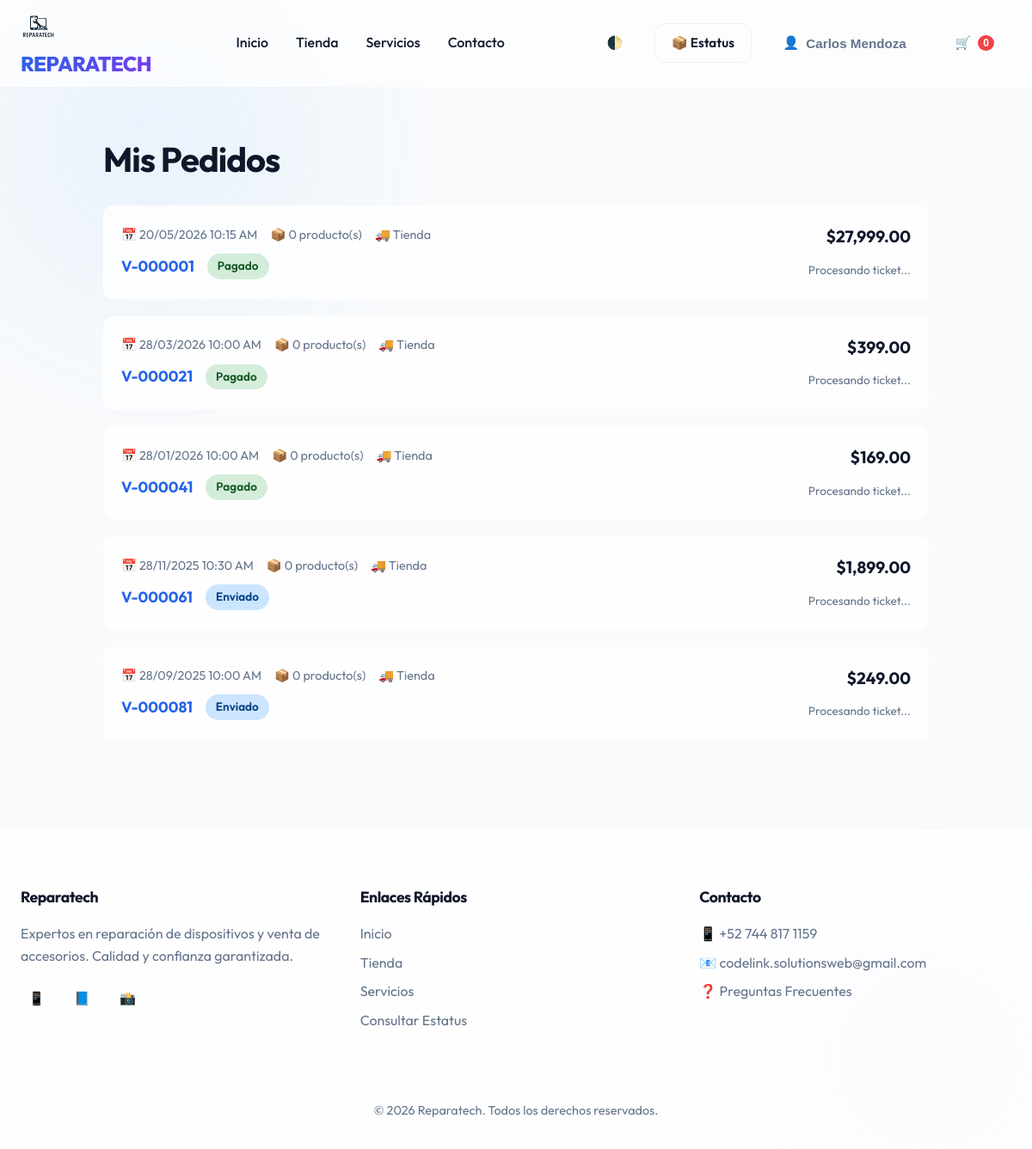
The page /reparatech/php/mis_pedidos.php (signed in) on the database its author committed.
### tables this page shows
CREATE TABLE IF NOT EXISTS pedidos (
  id_pedido INT AUTO_INCREMENT PRIMARY KEY,
  id_cliente INT NOT NULL,
  fecha TIMESTAMP DEFAULT CURRENT_TIMESTAMP,
  total DECIMAL(10,2) DEFAULT 0.00,
  estatus ENUM('Pendiente','Pagado','Enviado','Cancelado') DEFAULT 'Pendiente',
  FOREIGN KEY (id_cliente) REFERENCES clientes(id_cliente) ON DELETE CASCADE
);

### reparatech/php/mis_pedidos.php (the view, shortened to what this page needs)
<?php
require 'db.php';
$id_usuario = $_SESSION['usuario_id'];
$stmt = $pdo->prepare('
    SELECT p.*, count(dp.id_producto) as num_items
    FROM pedidos p
    LEFT JOIN detalle_pedido dp ON p.id_pedido = dp.id_pedido
    WHERE p.id_cliente = ?
    GROUP BY p.id_pedido
    ORDER BY p.fecha DESC
');
$stmt->execute([$id_usuario]);
$pedidos = $stmt->fetchAll();
?>
<!DOCTYPE html>
<html lang="es">
<head>
    <link rel="stylesheet" href="../css/style.css">
</head>
<body>
    <?php include '../includes/header.php'; ?>
    <main class="orders-container">
        <h1 style="margin-bottom: 30px;">Mis Pedidos</h1>
        <?php if (empty($pedidos)): ?>
            <div style="text-align: center; padding: 60px; background: var(--bg-card); border-radius: 20px;">
                <div style="font-size: 40px; margin-bottom: 20px;">🛍️</div>
                <h3>No has realizado pedidos aún</h3>
                <p style="color: var(--text-muted); margin-bottom: 20px;">Descubre nuestros increíbles productos.</p>
                <a href="../index.php" class="btn principal">Ir a la Tienda</a>
            </div>
        <?php else: ?>
            <?php foreach ($pedidos as $p): ?>
                <?php
                    $estatusClass = 'status-' . strtolower($p['estatus']);
                    $folio = 'V-' . str_pad($p['id_pedido'], 6, '0', STR_PAD_LEFT);
                ?>
                <div class="order-card">
                    <div class="order-info">
                        <div class="order-header">
                            <span>📅 <?= date('d/m/Y h:i A', strtotime($p['fecha'])) ?></span>
                            <span>📦 <?= $p['num_items'] ?> producto(s)</span>
                            <span>🚚 <?= ucfirst($p['tipo_entrega'] ?? 'Tienda') ?></span>
                        </div>
                        <div style="display: flex; align-items: center; gap: 15px;">
                            <span class="order-folio"><?= $folio ?></span>
                            <span class="status-badge <?= $estatusClass ?>"><?= ucfirst($p['estatus']) ?></span>
                        </div>
                    </div>
                    <div style="text-align: right;">
                        <div class="order-total" style="margin-bottom: 10px;">$<?= number_format($p['total'], 2) ?></div>
                        <?php if (!empty($p['ruta_pdf']) && file_exists('../' . $p['ruta_pdf'])): ?>
                            <a href="../<?= $p['ruta_pdf'] ?>" target="_blank" download class="btn-download">
                                📄 Descargar Ticket
                            </a>
                        <?php else: ?>
                            <span style="font-size: 0.85rem; color: var(--text-muted);">Procesando ticket...</span>
                        <?php endif; ?>
                    </div>
                </div>
            <?php endforeach; ?>
        <?php endif; ?>
    </main>
    <?php include '../includes/footer.php'; ?>
</body>
</html>

### reparatech/includes/header.php (shortened to what this page needs)
<?php
$usuario_nombre = isset($_SESSION['usuario_nombre']) ? $_SESSION['usuario_nombre'] : null;
?>
<header class="site-header">
  <div class="contenedor header-inner">
    <a href="/reparatech/landing.php" class="logo-link" aria-label="Ir a inicio">
      <div class="logo">
        <img src="/reparatech/img/logo.png" alt="Reparatech" class="logo-img">
        <h1 class="site-title">REPARA<span style="color: var(--primary-light);">TECH</span></h1>
      </div>
    </a>
    <nav class="nav-principal">
      <ul>
        <li><a href="/reparatech/landing.php">Inicio</a></li>
        <li><a href="/reparatech/index.php">Tienda</a></li>
        <li><a href="/reparatech/servicios.php">Servicios</a></li>
        <li><a href="/reparatech/contacto.php">Contacto</a></li>
      </ul>
    </nav>
    <div class="header-right">
      <button id="btn-modo" class="btn btn-ghost" title="Cambiar tema">🌓</button>
      <a href="/reparatech/estatus_reparacion.php" class="btn btn-outline">📦 Estatus</a>
      <?php if($usuario_nombre): ?>
        <div style="position: relative;">
            <button id="btn-user" class="btn btn-ghost" title="Cuenta">
                👤 <span class="user-greet"><?php echo htmlspecialchars($usuario_nombre); ?></span>
            </button>
        </div>
      <?php else: ?>
        <button id="btn-login" class="btn btn-principal">Iniciar sesión</button>
      <?php endif; ?>
      <button id="btn-carrito" class="btn btn-ghost" title="Ver carrito">
        🛒 <span id="carrito-count" style="background: var(--danger); color: white; padding: 2px 6px; border-radius: 10px; font-size: 0.75rem;">0</span>
      </button>
    </div>
  </div>
</header>

### reparatech/includes/footer.php
<footer class="site-footer fade-in" role="contentinfo">
  <div class="contenedor footer-inner">
    <div class="footer-section">
      <h3>Reparatech</h3>
      <p>Expertos en reparación de dispositivos y venta de accesorios. Calidad y confianza garantizada.</p>
      <div style="display: flex; gap: 1rem; margin-top: 1rem;">
        <a href="#" class="btn btn-ghost" style="padding: 0.5rem;">📱</a>
        <a href="#" class="btn btn-ghost" style="padding: 0.5rem;">📘</a>
        <a href="#" class="btn btn-ghost" style="padding: 0.5rem;">📸</a>
      </div>
    </div>
    <div class="footer-section">
      <h3>Enlaces Rápidos</h3>
      <ul class="footer-links">
        <li><a href="landing.php">Inicio</a></li>
        <li><a href="index.php">Tienda</a></li>
        <li><a href="servicios.php">Servicios</a></li>
        <li><a href="estatus_reparacion.php">Consultar Estatus</a></li>
      </ul>
    </div>
    <div class="footer-section">
      <h3>Contacto</h3>
      <ul class="footer-links">
        <li><a href="https://wa.me/527448171159" target="_blank">📱 +52 744 817 1159</a></li>
        <li><a href="mailto:codelink.solutionsweb@gmail.com">📧 codelink.solutionsweb@gmail.com</a></li>
        <li><a href="faq.php">❓ Preguntas Frecuentes</a></li>
      </ul>
    </div>
  </div>
  <div style="text-align:center; margin-top: 3rem; padding-top: 1rem; border-top: 1px solid var(--border-light); color: var(--text-muted); font-size: 0.9rem;">
    &copy; <?php echo date('Y'); ?> Reparatech. Todos los derechos reservados.
  </div>
</footer>

### reparatech/css/style.css (style rules this page uses)
:root { --primary: #2563eb; --primary-dark: #1d4ed8; --primary-light: #60a5fa; --accent: #7c3aed; --accent-glow: rgba(124, 58, 237, 0.5); --bg-body: #f8fafc; --bg-card: rgba(255, 255, 255, 0.8); --bg-glass: rgba(255, 255, 255, 0.65); --border-light: rgba(255, 255, 255, 0.5); --border-subtle: rgba(0, 0, 0, 0.05); --text-main: #0f172a; --text-muted: #64748b; --text-light: #f1f5f9; --success: #10b981; --warning: #f59e0b; --danger: #ef4444; --info: #3b82f6; --shadow-sm: 0 1px 2px 0 rgba(0, 0, 0, 0.05); --shadow-md: 0 4px 6px -1px rgba(0, 0, 0, 0.1), 0 2px 4px -1px rgba(0, 0, 0, 0.06); --shadow-lg: 0 10px 15px -3px rgba(0, 0, 0, 0.1), 0 4px 6px -2px rgba(0, 0, 0, 0.05); --shadow-glow: 0 0 20px var(--accent-glow); --radius-sm: 0.5rem; --radius-md: 0.75rem; --radius-lg: 1rem; --radius-xl: 1.5rem; --blur-md: 12px; }
*, *::before, *::after { box-sizing: border-box; }
body { font-family: 'Outfit', sans-serif; background-color: var(--bg-body); color: var(--text-main); margin: 0; line-height: 1.6; transition: background-color 0.3s ease, color 0.3s ease; overflow-x: hidden; }
body::before { content: ''; position: fixed; top: -10%; left: -10%; width: 50vw; height: 50vw; background: radial-gradient(circle, var(--primary-light) 0%, transparent 70%); opacity: 0.1; z-index: -1; filter: blur(60px); animation: floatOrb 20s infinite alternate; }
body::after { content: ''; position: fixed; bottom: -10%; right: -10%; width: 40vw; height: 40vw; background: radial-gradient(circle, var(--accent) 0%, transparent 70%); opacity: 0.1; z-index: -1; filter: blur(60px); animation: floatOrb 25s infinite alternate-reverse; }
h1, h2, h3, h4, h5, h6 { margin-top: 0; font-weight: 700; letter-spacing: -0.025em; color: var(--text-main); }
h1 { font-size: 2.5rem; line-height: 1.2; }
h3 { font-size: 1.5rem; }
p { margin-bottom: 1rem; color: var(--text-muted); }
a { color: var(--primary); text-decoration: none; transition: color 0.2s; }
.contenedor { width: 100%; max-width: 1200px; margin: 0 auto; padding: 0 1.5rem; }
.site-header { position: sticky; top: 0; z-index: 100; background: var(--bg-glass); backdrop-filter: blur(var(--blur-md)); -webkit-backdrop-filter: blur(var(--blur-md)); border-bottom: 1px solid var(--border-light); padding: 0.75rem 0; transition: all 0.3s ease; }
.header-inner { display: flex; justify-content: space-between; align-items: center; }
.logo-link { display: flex; align-items: center; gap: 0.75rem; }
.logo-img { width: 40px; height: 40px; border-radius: var(--radius-sm); object-fit: cover; }
.site-title { font-size: 1.5rem; font-weight: 800; background: linear-gradient(135deg, var(--primary) 0%, var(--accent) 100%); background-clip: text; -webkit-background-clip: text; -webkit-text-fill-color: transparent; margin: 0; }
.nav-principal ul { display: flex; gap: 2rem; list-style: none; margin: 0; padding: 0; }
.nav-principal a { color: var(--text-main); font-weight: 500; padding: 0.5rem 0; position: relative; }
.nav-principal a::after { content: ''; position: absolute; bottom: 0; left: 0; width: 0; height: 2px; background: var(--primary); transition: width 0.3s ease; }
.header-right { display: flex; align-items: center; gap: 1rem; }
.btn { display: inline-flex; align-items: center; justify-content: center; padding: 0.6rem 1.2rem; border-radius: var(--radius-md); font-weight: 600; cursor: pointer; transition: all 0.2s ease; border: 1px solid transparent; font-size: 0.95rem; gap: 0.5rem; }
.btn-outline { background: transparent; border: 1px solid var(--border-subtle); color: var(--text-main); }
.btn-ghost { background: transparent; color: var(--text-muted); }
.site-footer { background: var(--bg-card); border-top: 1px solid var(--border-light); padding: 4rem 0 2rem; margin-top: 4rem; }
.footer-inner { display: grid; grid-template-columns: repeat(auto-fit, minmax(250px, 1fr)); gap: 2rem; }
.footer-section h3 { font-size: 1.1rem; margin-bottom: 1rem; color: var(--text-main); }
.footer-links { list-style: none; padding: 0; }
.footer-links li { margin-bottom: 0.5rem; }
.footer-links a { color: var(--text-muted); }
.fade-in { animation: fadeIn 0.5s ease forwards; }

### rows shown on the page
pedidos: fecha "20/05/2026 10:15 AM", num_items "0", tipo_entrega "Tienda", id_pedido "V-000001", estatus "Pagado", total "27,999.00"
pedidos: fecha "28/03/2026 10:00 AM", num_items "0", tipo_entrega "Tienda", id_pedido "V-000021", estatus "Pagado", total "399.00"
pedidos: fecha "28/01/2026 10:00 AM", num_items "0", tipo_entrega "Tienda", id_pedido "V-000041", estatus "Pagado", total "169.00"
pedidos: fecha "28/11/2025 10:30 AM", num_items "0", tipo_entrega "Tienda", id_pedido "V-000061", estatus "Enviado", total "1,899.00"
pedidos: fecha "28/09/2025 10:00 AM", num_items "0", tipo_entrega "Tienda", id_pedido "V-000081", estatus "Enviado", total "249.00"

### other values the page prints
$usuario_nombre "Carlos Mendoza"
